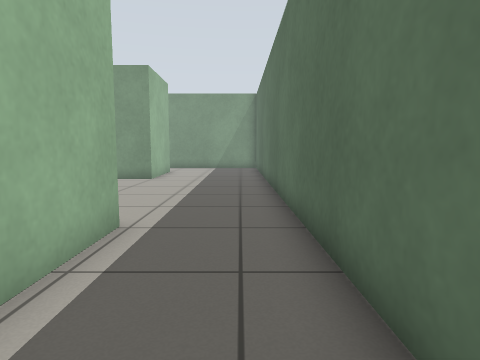
View 1 (above)

18 first-person views from a walk through a robot-simulator world made for Gazebo. The camera is 0.72 m above the floor, tilts 6° down and sees 75° across. The floor is counted in squares, 0.5 m on a side. Each view is taken from the middle of a square. On the plan, view 1 faces up. The plan holds only what a view shows up to about 15 squares ahead; the rest is blank. Robots are left out.

View 2
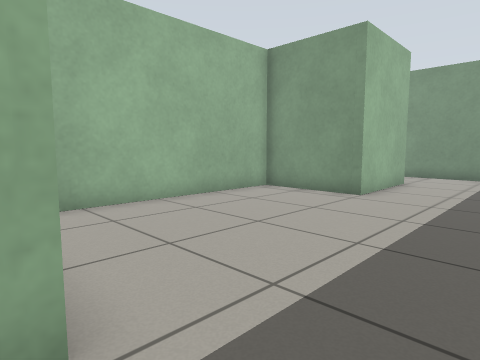

View 3
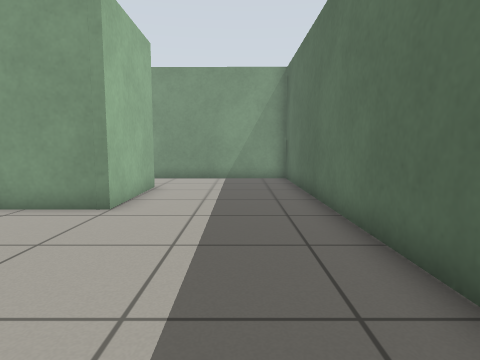

View 4
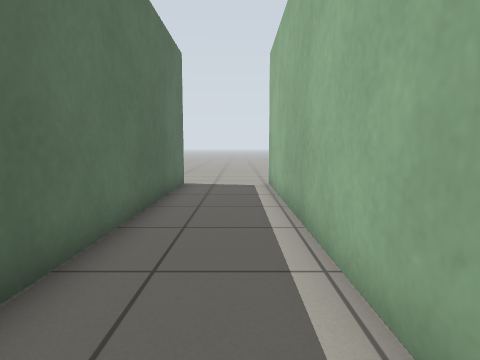

View 5
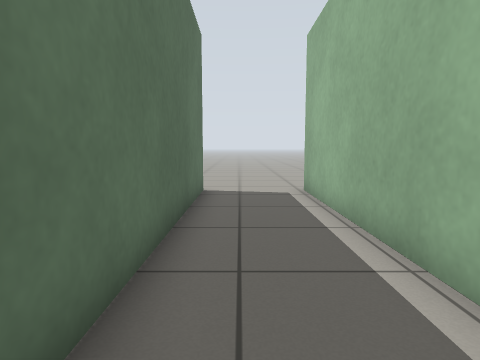

View 6
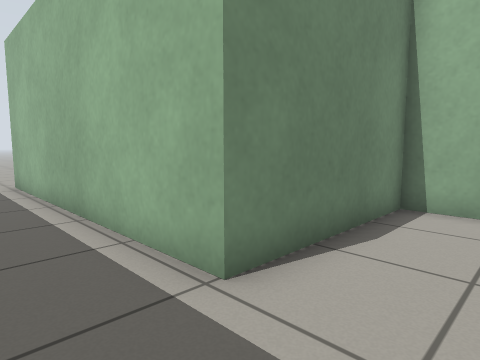

View 7
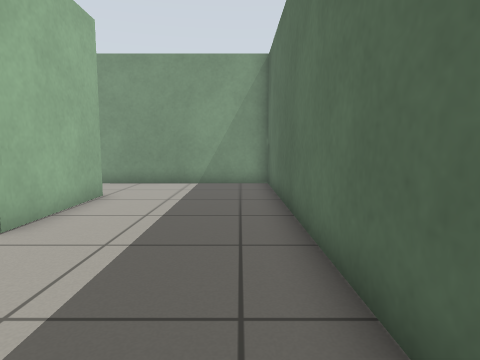

View 8
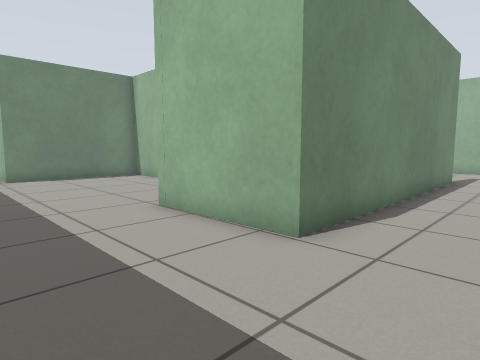

View 9
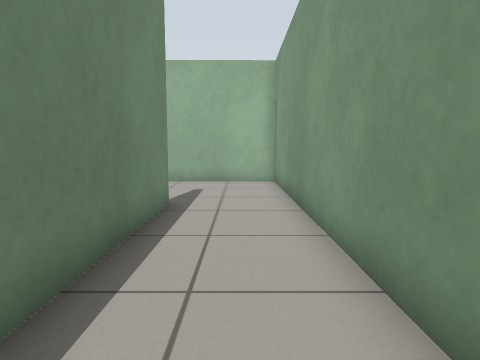

View 10
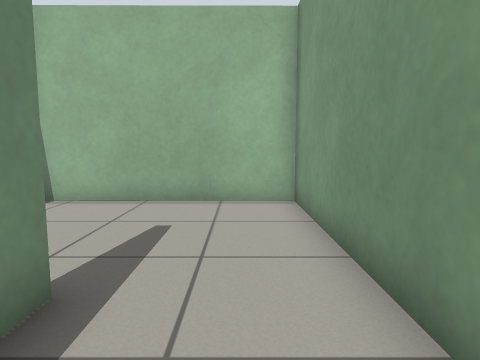

View 11
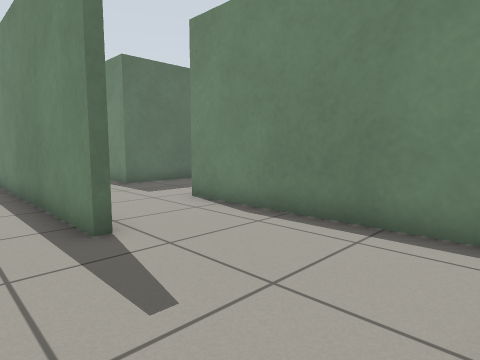

View 12
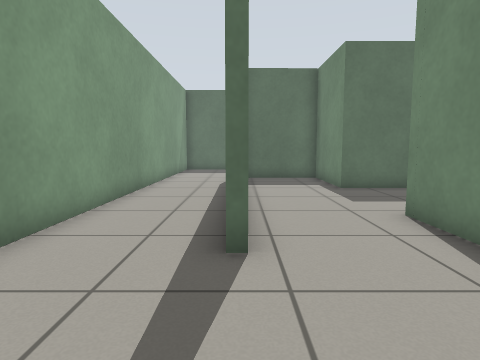

View 13
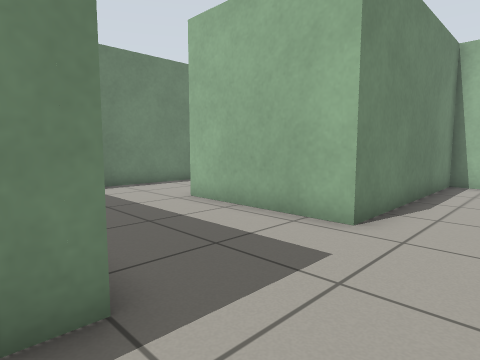

View 14
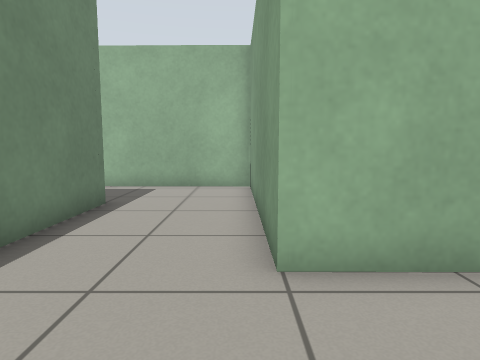

View 15
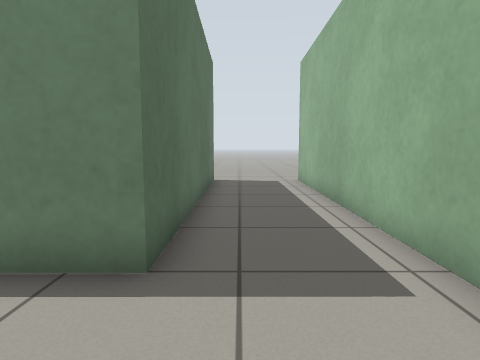

View 16
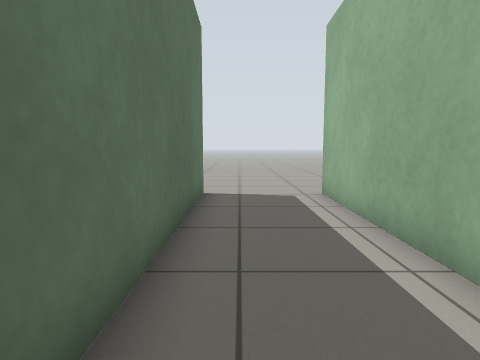

View 17
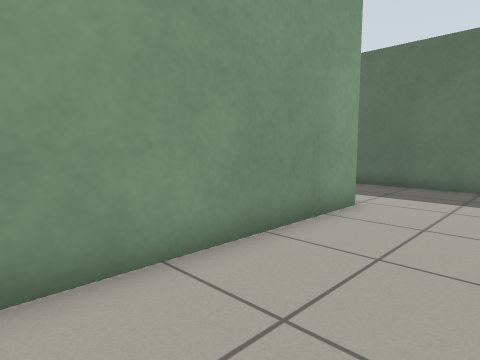

View 18
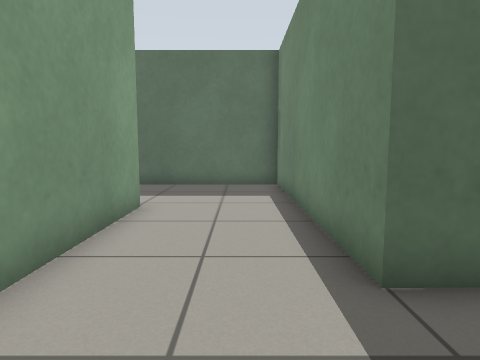

### Floor plan
Points are (right, up) in squares from view 1. A wall is a line through its corners. A room is listed if a view was taken in it or the views show most of it. See-through windows are left out.
Room 1 (views 1, 2, 3, 4, 5, 6, 7, 8)
walls: (-4.1, 18.2) (-4, 14.1) (-7.7, 14.1) (-7.7, 5.6) (-2.2, 5.6) (-2.2, -5.5); (1.2, -5.5) (1.1, 21.4) (-2.4, 21.4)
ways out: opening at (-3.3, 20) to room 2; opening at (-2, -6.5); opening at (1, -6.5)
Room 2 (views 9, 10, 11, 12)
walls: (-14.9, 17.8) (-14.9, 18.2) (-4.1, 18.2); (-2.4, 21.4) (-20.3, 21.5) (-20.4, 14.4) (-12.5, 14.5)
ways out: opening at (-3.3, 20) to room 1; opening at (-13.5, 16) to room 3
Room 3 (views 13, 14, 15, 16, 17, 18)
walls: (-12.5, 14.5) (-12.5, 9.4) (-20.4, 9.4) (-20.6, -4.8); (-16.9, -4.8) (-16.9, 5.6) (-8, 5.6) (-8, 14.5) (-4.3, 14.6) (-4.4, 17.6)
ways out: opening at (-13.5, 16) to room 2; opening at (-21, -6); opening at (-17, -6)

Where each view was taken, in squares from view 1:
view 1: 0 up, 0 right, facing up
view 2: 5 up, 0 right, facing up-left
view 3: 7 up, 1 left, facing up
view 4: 7 up, 1 left, facing down
view 5: 5 up, 0 right, facing down
view 6: 8 up, 0 right, facing down-left
view 7: 9 up, 0 right, facing up
view 8: 21 up, 0 right, facing down-left
view 9: 20 up, 7 left, facing left
view 10: 20 up, 12 left, facing left
view 11: 20 up, 20 left, facing down-right
view 12: 18 up, 19 left, facing right
view 13: 17 up, 7 left, facing down-left
view 14: 9 up, 9 left, facing left
view 15: 9 up, 18 left, facing down
view 16: 5 up, 18 left, facing down
view 17: 6 up, 20 left, facing up-right
view 18: 7 up, 20 left, facing right
